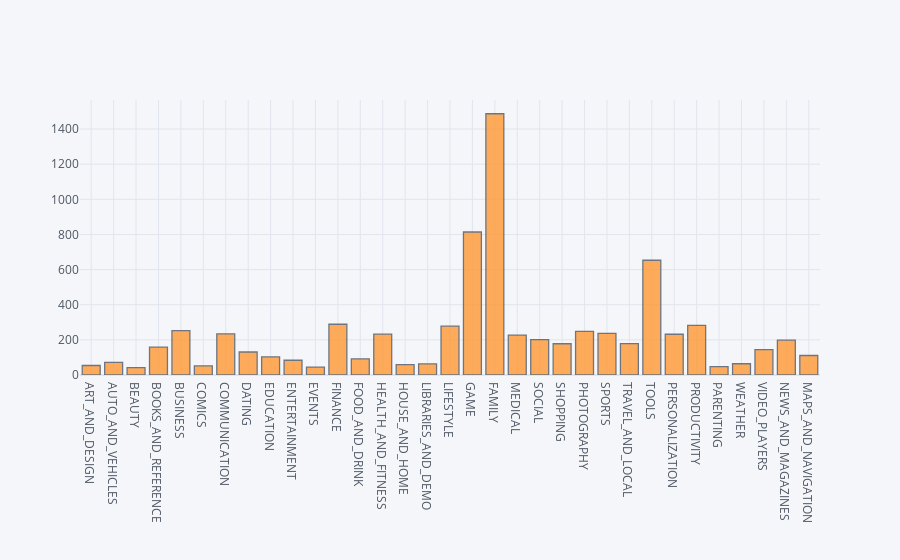

The notebook cell this image was saved under:
### Code cell
play['Category'].iplot(kind='hist')    # Visualisation

### Figure 1 — Plotly figure (JSON) as saved in the notebook; plotly's stock layout.template omitted (floating-point values rounded to 4 significant figures; data arrays with more than 128 entries replaced by an {"elided": "..."} marker saying what was removed)
{"data": [{"histfunc": "count", "histnorm": "", "marker": {"color": "rgba(255, 153, 51, 1.0)", "line": {"color": "#4D5663", "width": 1.3}}, "name": "Category", "opacity": 0.8, "orientation": "v", "type": "histogram", "x": {"elided": "7547 str values"}}], "layout": {"barmode": "overlay", "legend": {"bgcolor": "#F5F6F9", "font": {"color": "#4D5663"}}, "paper_bgcolor": "#F5F6F9", "plot_bgcolor": "#F5F6F9", "title": {"font": {"color": "#4D5663"}}, "xaxis": {"gridcolor": "#E1E5ED", "showgrid": true, "tickfont": {"color": "#4D5663"}, "title": {"font": {"color": "#4D5663"}, "text": ""}, "zerolinecolor": "#E1E5ED"}, "yaxis": {"gridcolor": "#E1E5ED", "showgrid": true, "tickfont": {"color": "#4D5663"}, "title": {"font": {"color": "#4D5663"}, "text": ""}, "zerolinecolor": "#E1E5ED"}}}
